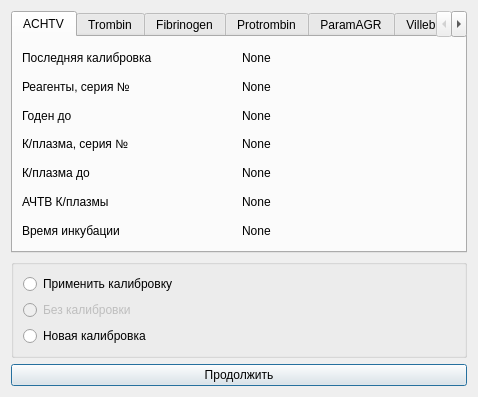
<?xml version="1.0" encoding="UTF-8"?>
<ui version="4.0">
 <class>SelectCalibrationAgr1</class>
 <widget class="QDialog" name="SelectCalibrationAgr1">
  <property name="geometry">
   <rect>
    <x>0</x>
    <y>0</y>
    <width>478</width>
    <height>367</height>
   </rect>
  </property>
  <property name="minimumSize">
   <size>
    <width>160</width>
    <height>0</height>
   </size>
  </property>
  <property name="windowTitle">
   <string>Выбор калибровки</string>
  </property>
  <property name="modal">
   <bool>true</bool>
  </property>
  <layout class="QVBoxLayout" name="verticalLayout_9">
   <item>
    <widget class="QTabWidget" name="tabWidget">
     <property name="enabled">
      <bool>true</bool>
     </property>
     <property name="focusPolicy">
      <enum>Qt::TabFocus</enum>
     </property>
     <property name="contextMenuPolicy">
      <enum>Qt::DefaultContextMenu</enum>
     </property>
     <property name="tabPosition">
      <enum>QTabWidget::North</enum>
     </property>
     <property name="tabShape">
      <enum>QTabWidget::Rounded</enum>
     </property>
     <property name="currentIndex">
      <number>0</number>
     </property>
     <property name="usesScrollButtons">
      <bool>true</bool>
     </property>
     <widget class="QWidget" name="ACHTV">
      <attribute name="title">
       <string>ACHTV</string>
      </attribute>
      <layout class="QVBoxLayout" name="verticalLayout_4">
       <item>
        <layout class="QGridLayout" name="gridLayout_5">
         <item row="0" column="1">
          <widget class="QLabel" name="label_calibrationData_3">
           <property name="minimumSize">
            <size>
             <width>40</width>
             <height>0</height>
            </size>
           </property>
           <property name="text">
            <string>None</string>
           </property>
          </widget>
         </item>
         <item row="6" column="1">
          <widget class="QLabel" name="label_cultivate75_3">
           <property name="text">
            <string>None</string>
           </property>
          </widget>
         </item>
         <item row="1" column="1">
          <widget class="QLabel" name="label_serial_3">
           <property name="text">
            <string>None</string>
           </property>
          </widget>
         </item>
         <item row="3" column="0">
          <widget class="QLabel" name="label_24">
           <property name="text">
            <string>К/плазма, серия №</string>
           </property>
          </widget>
         </item>
         <item row="2" column="1">
          <widget class="QLabel" name="label_validate_3">
           <property name="text">
            <string>None</string>
           </property>
          </widget>
         </item>
         <item row="0" column="0">
          <widget class="QLabel" name="label_27">
           <property name="text">
            <string>Последняя калибровка</string>
           </property>
          </widget>
         </item>
         <item row="3" column="1">
          <widget class="QLabel" name="label_cultivate15_3">
           <property name="text">
            <string>None</string>
           </property>
          </widget>
         </item>
         <item row="5" column="0">
          <widget class="QLabel" name="label_25">
           <property name="text">
            <string>АЧТВ К/плазмы</string>
           </property>
          </widget>
         </item>
         <item row="6" column="0">
          <widget class="QLabel" name="label_26">
           <property name="text">
            <string>Время инкубации</string>
           </property>
          </widget>
         </item>
         <item row="1" column="0">
          <widget class="QLabel" name="label_21">
           <property name="text">
            <string>Реагенты, серия №</string>
           </property>
          </widget>
         </item>
         <item row="2" column="0">
          <widget class="QLabel" name="label_30">
           <property name="text">
            <string>Годен до</string>
           </property>
          </widget>
         </item>
         <item row="4" column="1">
          <widget class="QLabel" name="label_cultivate30_3">
           <property name="text">
            <string>None</string>
           </property>
          </widget>
         </item>
         <item row="5" column="1">
          <widget class="QLabel" name="label_cultivate60_3">
           <property name="text">
            <string>None</string>
           </property>
          </widget>
         </item>
         <item row="4" column="0">
          <widget class="QLabel" name="label_23">
           <property name="text">
            <string>К/плазма до</string>
           </property>
          </widget>
         </item>
        </layout>
       </item>
      </layout>
     </widget>
     <widget class="QWidget" name="Trombin">
      <attribute name="title">
       <string>Trombin</string>
      </attribute>
      <layout class="QVBoxLayout" name="verticalLayout">
       <item>
        <layout class="QGridLayout" name="gridLayout">
         <item row="4" column="1">
          <widget class="QLabel" name="label_cultivate30_6">
           <property name="text">
            <string>None</string>
           </property>
          </widget>
         </item>
         <item row="2" column="0">
          <widget class="QLabel" name="label_52">
           <property name="text">
            <string>Годен до</string>
           </property>
          </widget>
         </item>
         <item row="6" column="0">
          <widget class="QLabel" name="label_47">
           <property name="text">
            <string>Время инкубации</string>
           </property>
          </widget>
         </item>
         <item row="5" column="1">
          <widget class="QLabel" name="label_cultivate60_6">
           <property name="text">
            <string>None</string>
           </property>
          </widget>
         </item>
         <item row="0" column="0">
          <widget class="QLabel" name="label_50">
           <property name="text">
            <string>Последняя калибровка</string>
           </property>
          </widget>
         </item>
         <item row="1" column="0">
          <widget class="QLabel" name="label_48">
           <property name="text">
            <string>Реагенты, серия №</string>
           </property>
          </widget>
         </item>
         <item row="1" column="1">
          <widget class="QLabel" name="label_serial_6">
           <property name="text">
            <string>None</string>
           </property>
          </widget>
         </item>
         <item row="2" column="1">
          <widget class="QLabel" name="label_validate_6">
           <property name="text">
            <string>None</string>
           </property>
          </widget>
         </item>
         <item row="3" column="1">
          <widget class="QLabel" name="label_cultivate15_6">
           <property name="text">
            <string>None</string>
           </property>
          </widget>
         </item>
         <item row="0" column="1">
          <widget class="QLabel" name="label_calibrationData_6">
           <property name="minimumSize">
            <size>
             <width>40</width>
             <height>0</height>
            </size>
           </property>
           <property name="text">
            <string>None</string>
           </property>
          </widget>
         </item>
         <item row="3" column="0">
          <widget class="QLabel" name="label_49">
           <property name="text">
            <string>К/плазма, серия №</string>
           </property>
          </widget>
         </item>
         <item row="5" column="0">
          <widget class="QLabel" name="label_51">
           <property name="text">
            <string>Тромбин К/плазмы</string>
           </property>
          </widget>
         </item>
         <item row="6" column="1">
          <widget class="QLabel" name="label_cultivate75_6">
           <property name="text">
            <string>None</string>
           </property>
          </widget>
         </item>
         <item row="4" column="0">
          <widget class="QLabel" name="label_53">
           <property name="text">
            <string>К/плазма до</string>
           </property>
          </widget>
         </item>
        </layout>
       </item>
      </layout>
     </widget>
     <widget class="QWidget" name="Fibrinogen">
      <attribute name="title">
       <string>Fibrinogen</string>
      </attribute>
      <layout class="QVBoxLayout" name="verticalLayout_6">
       <item>
        <layout class="QGridLayout" name="gridLayout_6">
         <item row="8" column="1">
          <widget class="QLabel" name="label_cultivate100_5">
           <property name="text">
            <string>None</string>
           </property>
          </widget>
         </item>
         <item row="6" column="1">
          <widget class="QLabel" name="label_cultivate75_7">
           <property name="text">
            <string>None</string>
           </property>
          </widget>
         </item>
         <item row="4" column="1">
          <widget class="QLabel" name="label_cultivate30_7">
           <property name="text">
            <string>None</string>
           </property>
          </widget>
         </item>
         <item row="2" column="0">
          <widget class="QLabel" name="label_22">
           <property name="text">
            <string>Годен до</string>
           </property>
          </widget>
         </item>
         <item row="0" column="0">
          <widget class="QLabel" name="label_54">
           <property name="text">
            <string>Последняя калибровка</string>
           </property>
          </widget>
         </item>
         <item row="7" column="1">
          <widget class="QLabel" name="label_cultivate100_4">
           <property name="text">
            <string>None</string>
           </property>
          </widget>
         </item>
         <item row="7" column="0">
          <widget class="QLabel" name="label_55">
           <property name="text">
            <string>Разведение 50%:</string>
           </property>
          </widget>
         </item>
         <item row="0" column="1">
          <widget class="QLabel" name="label_calibrationData_7">
           <property name="minimumSize">
            <size>
             <width>40</width>
             <height>0</height>
            </size>
           </property>
           <property name="text">
            <string>None</string>
           </property>
          </widget>
         </item>
         <item row="2" column="1">
          <widget class="QLabel" name="label_validate_7">
           <property name="text">
            <string>None</string>
           </property>
          </widget>
         </item>
         <item row="3" column="1">
          <widget class="QLabel" name="label_cultivate15_7">
           <property name="text">
            <string>None</string>
           </property>
          </widget>
         </item>
         <item row="1" column="0">
          <widget class="QLabel" name="label_56">
           <property name="text">
            <string>Реагенты, серия №</string>
           </property>
          </widget>
         </item>
         <item row="1" column="1">
          <widget class="QLabel" name="label_serial_7">
           <property name="text">
            <string>None</string>
           </property>
          </widget>
         </item>
         <item row="3" column="0">
          <widget class="QLabel" name="label_57">
           <property name="text">
            <string>Фибрмноген к/плазмы</string>
           </property>
          </widget>
         </item>
         <item row="4" column="0">
          <widget class="QLabel" name="label_58">
           <property name="text">
            <string>Время свертывания при</string>
           </property>
          </widget>
         </item>
         <item row="9" column="0">
          <widget class="QLabel" name="label_61">
           <property name="text">
            <string>Время инкубация:</string>
           </property>
          </widget>
         </item>
         <item row="6" column="0">
          <widget class="QLabel" name="label_60">
           <property name="text">
            <string>Разведение 100%:</string>
           </property>
          </widget>
         </item>
         <item row="5" column="0">
          <widget class="QLabel" name="label_59">
           <property name="text">
            <string>Разведение 200%:</string>
           </property>
          </widget>
         </item>
         <item row="5" column="1">
          <widget class="QLabel" name="label_cultivate60_7">
           <property name="text">
            <string>None</string>
           </property>
          </widget>
         </item>
         <item row="9" column="1">
          <widget class="QLabel" name="label_incubation_4">
           <property name="text">
            <string>None</string>
           </property>
          </widget>
         </item>
         <item row="8" column="0">
          <widget class="QLabel" name="label_63">
           <property name="text">
            <string>Разведение 25%:</string>
           </property>
          </widget>
         </item>
        </layout>
       </item>
      </layout>
     </widget>
     <widget class="QWidget" name="Protrombin">
      <attribute name="title">
       <string>Protrombin</string>
      </attribute>
      <layout class="QVBoxLayout" name="verticalLayout_8">
       <item>
        <layout class="QGridLayout" name="gridLayout_10">
         <item row="0" column="1">
          <widget class="QLabel" name="label_calibrationData_11">
           <property name="minimumSize">
            <size>
             <width>40</width>
             <height>0</height>
            </size>
           </property>
           <property name="text">
            <string>None</string>
           </property>
          </widget>
         </item>
         <item row="0" column="0">
          <widget class="QLabel" name="label_94">
           <property name="text">
            <string>Последняя калибровка</string>
           </property>
          </widget>
         </item>
         <item row="2" column="0">
          <widget class="QLabel" name="label_93">
           <property name="text">
            <string>Годен до</string>
           </property>
          </widget>
         </item>
         <item row="1" column="0">
          <widget class="QLabel" name="label_96">
           <property name="text">
            <string>Тромбопластин, серия №</string>
           </property>
          </widget>
         </item>
         <item row="2" column="1">
          <widget class="QLabel" name="label_validate_11">
           <property name="text">
            <string>None</string>
           </property>
          </widget>
         </item>
         <item row="1" column="1">
          <widget class="QLabel" name="label_serial_11">
           <property name="text">
            <string>None</string>
           </property>
          </widget>
         </item>
         <item row="3" column="0">
          <widget class="QLabel" name="label_97">
           <property name="text">
            <string>К/плазма, серия №</string>
           </property>
          </widget>
         </item>
         <item row="5" column="0">
          <widget class="QLabel" name="label_101">
           <property name="text">
            <string>Разведение 100%:</string>
           </property>
          </widget>
         </item>
         <item row="3" column="1">
          <widget class="QLabel" name="label_cultivate15_11">
           <property name="text">
            <string>None</string>
           </property>
          </widget>
         </item>
         <item row="4" column="0">
          <widget class="QLabel" name="label_98">
           <property name="text">
            <string>К/плазма</string>
           </property>
          </widget>
         </item>
         <item row="4" column="1">
          <widget class="QLabel" name="label_cultivate30_11">
           <property name="text">
            <string>None</string>
           </property>
          </widget>
         </item>
         <item row="8" column="1">
          <widget class="QLabel" name="label_cultivate100_12">
           <property name="text">
            <string>None</string>
           </property>
          </widget>
         </item>
         <item row="9" column="1">
          <widget class="QLabel" name="label_incubation_8">
           <property name="text">
            <string>None</string>
           </property>
          </widget>
         </item>
         <item row="6" column="0">
          <widget class="QLabel" name="label_100">
           <property name="text">
            <string>Разведение 50%:</string>
           </property>
          </widget>
         </item>
         <item row="5" column="1">
          <widget class="QLabel" name="label_cultivate60_11">
           <property name="text">
            <string>None</string>
           </property>
          </widget>
         </item>
         <item row="9" column="0">
          <widget class="QLabel" name="label_99">
           <property name="text">
            <string>Время инкубация:</string>
           </property>
          </widget>
         </item>
         <item row="8" column="0">
          <widget class="QLabel" name="label_102">
           <property name="text">
            <string>Разведение 12,5%:</string>
           </property>
          </widget>
         </item>
         <item row="6" column="1">
          <widget class="QLabel" name="label_cultivate75_11">
           <property name="text">
            <string>None</string>
           </property>
          </widget>
         </item>
         <item row="7" column="0">
          <widget class="QLabel" name="label_95">
           <property name="text">
            <string>Разведение 25%:</string>
           </property>
          </widget>
         </item>
         <item row="7" column="1">
          <widget class="QLabel" name="label_cultivate100_13">
           <property name="text">
            <string>None</string>
           </property>
          </widget>
         </item>
        </layout>
       </item>
      </layout>
     </widget>
     <widget class="QWidget" name="ParamAGR">
      <attribute name="title">
       <string>ParamAGR</string>
      </attribute>
      <layout class="QVBoxLayout" name="verticalLayout_3">
       <item>
        <layout class="QGridLayout" name="gridLayout_11">
         <item row="3" column="0">
          <widget class="QLabel" name="label_91">
           <property name="text">
            <string>Концентрация тромбинов</string>
           </property>
          </widget>
         </item>
         <item row="3" column="1">
          <widget class="QLabel" name="label_validate_13">
           <property name="text">
            <string>None</string>
           </property>
          </widget>
         </item>
         <item row="0" column="1">
          <widget class="QLabel" name="label_serial_10">
           <property name="text">
            <string>None</string>
           </property>
          </widget>
         </item>
         <item row="0" column="0">
          <widget class="QLabel" name="label_88">
           <property name="text">
            <string>Реагенты, серия №</string>
           </property>
          </widget>
         </item>
         <item row="1" column="0">
          <widget class="QLabel" name="label_89">
           <property name="text">
            <string>Годен до:</string>
           </property>
          </widget>
         </item>
         <item row="1" column="1">
          <widget class="QLabel" name="label_validate_10">
           <property name="text">
            <string>None</string>
           </property>
          </widget>
         </item>
         <item row="2" column="0">
          <widget class="QLabel" name="label_90">
           <property name="text">
            <string>Время инкубации</string>
           </property>
          </widget>
         </item>
         <item row="2" column="1">
          <widget class="QLabel" name="label_validate_12">
           <property name="text">
            <string>None</string>
           </property>
          </widget>
         </item>
        </layout>
       </item>
      </layout>
     </widget>
     <widget class="QWidget" name="Villebrand">
      <attribute name="title">
       <string>Villebrand</string>
      </attribute>
      <layout class="QVBoxLayout" name="verticalLayout_5">
       <item>
        <layout class="QGridLayout" name="gridLayout_3">
         <item row="6" column="1">
          <widget class="QLabel" name="label_cultivate75">
           <property name="text">
            <string>None</string>
           </property>
          </widget>
         </item>
         <item row="2" column="0">
          <widget class="QLabel" name="label_3">
           <property name="text">
            <string>Годен до:</string>
           </property>
          </widget>
         </item>
         <item row="4" column="1">
          <widget class="QLabel" name="label_cultivate30">
           <property name="text">
            <string>None</string>
           </property>
          </widget>
         </item>
         <item row="0" column="0">
          <widget class="QLabel" name="label_1">
           <property name="text">
            <string>Последняя калибровка</string>
           </property>
          </widget>
         </item>
         <item row="7" column="0">
          <widget class="QLabel" name="label_8">
           <property name="text">
            <string>Разведение 100%:</string>
           </property>
          </widget>
         </item>
         <item row="0" column="1">
          <widget class="QLabel" name="label_calibrationData">
           <property name="minimumSize">
            <size>
             <width>40</width>
             <height>0</height>
            </size>
           </property>
           <property name="text">
            <string>None</string>
           </property>
          </widget>
         </item>
         <item row="7" column="1">
          <widget class="QLabel" name="label_cultivate100">
           <property name="text">
            <string>None</string>
           </property>
          </widget>
         </item>
         <item row="3" column="1">
          <widget class="QLabel" name="label_cultivate15">
           <property name="text">
            <string>None</string>
           </property>
          </widget>
         </item>
         <item row="1" column="0">
          <widget class="QLabel" name="label_2">
           <property name="text">
            <string>Реагенты, серия №</string>
           </property>
          </widget>
         </item>
         <item row="1" column="1">
          <widget class="QLabel" name="label_serial">
           <property name="text">
            <string>None</string>
           </property>
          </widget>
         </item>
         <item row="2" column="1">
          <widget class="QLabel" name="label_validate">
           <property name="text">
            <string>None</string>
           </property>
          </widget>
         </item>
         <item row="3" column="0">
          <widget class="QLabel" name="label_4">
           <property name="text">
            <string>Разведение 15%:</string>
           </property>
          </widget>
         </item>
         <item row="4" column="0">
          <widget class="QLabel" name="label_5">
           <property name="text">
            <string>Разведение 30%:</string>
           </property>
          </widget>
         </item>
         <item row="5" column="0">
          <widget class="QLabel" name="label_6">
           <property name="text">
            <string>Разведение 60%:</string>
           </property>
          </widget>
         </item>
         <item row="5" column="1">
          <widget class="QLabel" name="label_cultivate60">
           <property name="text">
            <string>None</string>
           </property>
          </widget>
         </item>
         <item row="6" column="0">
          <widget class="QLabel" name="label_7">
           <property name="text">
            <string>Разведение 75%:</string>
           </property>
          </widget>
         </item>
         <item row="8" column="0">
          <widget class="QLabel" name="label_9">
           <property name="text">
            <string>Время инкубация, сек:</string>
           </property>
          </widget>
         </item>
         <item row="9" column="0">
          <widget class="QLabel" name="label_10">
           <property name="minimumSize">
            <size>
             <width>160</width>
             <height>0</height>
            </size>
           </property>
           <property name="text">
            <string>Количество точек калибровки:</string>
           </property>
          </widget>
         </item>
         <item row="8" column="1">
          <widget class="QLabel" name="label_incubation">
           <property name="text">
            <string>None</string>
           </property>
          </widget>
         </item>
         <item row="9" column="1">
          <widget class="QLabel" name="label_pointNum">
           <property name="text">
            <string>None</string>
           </property>
          </widget>
         </item>
        </layout>
       </item>
      </layout>
     </widget>
     <widget class="QWidget" name="Time">
      <attribute name="title">
       <string>Time</string>
      </attribute>
      <layout class="QVBoxLayout" name="verticalLayout_7">
       <item>
        <layout class="QGridLayout" name="gridLayout_9">
         <item row="2" column="0">
          <widget class="QLabel" name="label">
           <property name="text">
            <string>Время инкубации</string>
           </property>
          </widget>
         </item>
         <item row="0" column="0">
          <widget class="QLabel" name="label_84">
           <property name="text">
            <string>Реагенты, серия №</string>
           </property>
          </widget>
         </item>
         <item row="1" column="0">
          <widget class="QLabel" name="label_85">
           <property name="text">
            <string>Годен до:</string>
           </property>
          </widget>
         </item>
         <item row="1" column="1">
          <widget class="QLabel" name="label_86">
           <property name="text">
            <string>None</string>
           </property>
          </widget>
         </item>
         <item row="2" column="1">
          <widget class="QLabel" name="label_83">
           <property name="text">
            <string>None</string>
           </property>
          </widget>
         </item>
         <item row="0" column="1">
          <widget class="QLabel" name="label_87">
           <property name="text">
            <string>None</string>
           </property>
          </widget>
         </item>
        </layout>
       </item>
      </layout>
     </widget>
    </widget>
   </item>
   <item>
    <widget class="QGroupBox" name="groupBox">
     <property name="title">
      <string/>
     </property>
     <layout class="QVBoxLayout" name="verticalLayout_2">
      <item>
       <widget class="QRadioButton" name="radioButton_apply">
        <property name="text">
         <string>Применить калибровку</string>
        </property>
       </widget>
      </item>
      <item>
       <widget class="QRadioButton" name="radioButton_noCalibration">
        <property name="enabled">
         <bool>false</bool>
        </property>
        <property name="text">
         <string>Без калибровки</string>
        </property>
       </widget>
      </item>
      <item>
       <widget class="QRadioButton" name="radioButton_newCalibration">
        <property name="text">
         <string>Новая калибровка</string>
        </property>
       </widget>
      </item>
     </layout>
    </widget>
   </item>
   <item>
    <widget class="QPushButton" name="pushButton">
     <property name="text">
      <string>Продолжить</string>
     </property>
    </widget>
   </item>
  </layout>
  <zorder>pushButton</zorder>
  <zorder>groupBox</zorder>
  <zorder>tabWidget</zorder>
 </widget>
 <tabstops>
  <tabstop>pushButton</tabstop>
  <tabstop>radioButton_newCalibration</tabstop>
  <tabstop>radioButton_noCalibration</tabstop>
  <tabstop>radioButton_apply</tabstop>
 </tabstops>
 <resources/>
 <connections>
  <connection>
   <sender>pushButton</sender>
   <signal>clicked()</signal>
   <receiver>SelectCalibrationAgr1</receiver>
   <slot>accept()</slot>
   <hints>
    <hint type="sourcelabel">
     <x>155</x>
     <y>325</y>
    </hint>
    <hint type="destinationlabel">
     <x>2</x>
     <y>320</y>
    </hint>
   </hints>
  </connection>
 </connections>
</ui>
